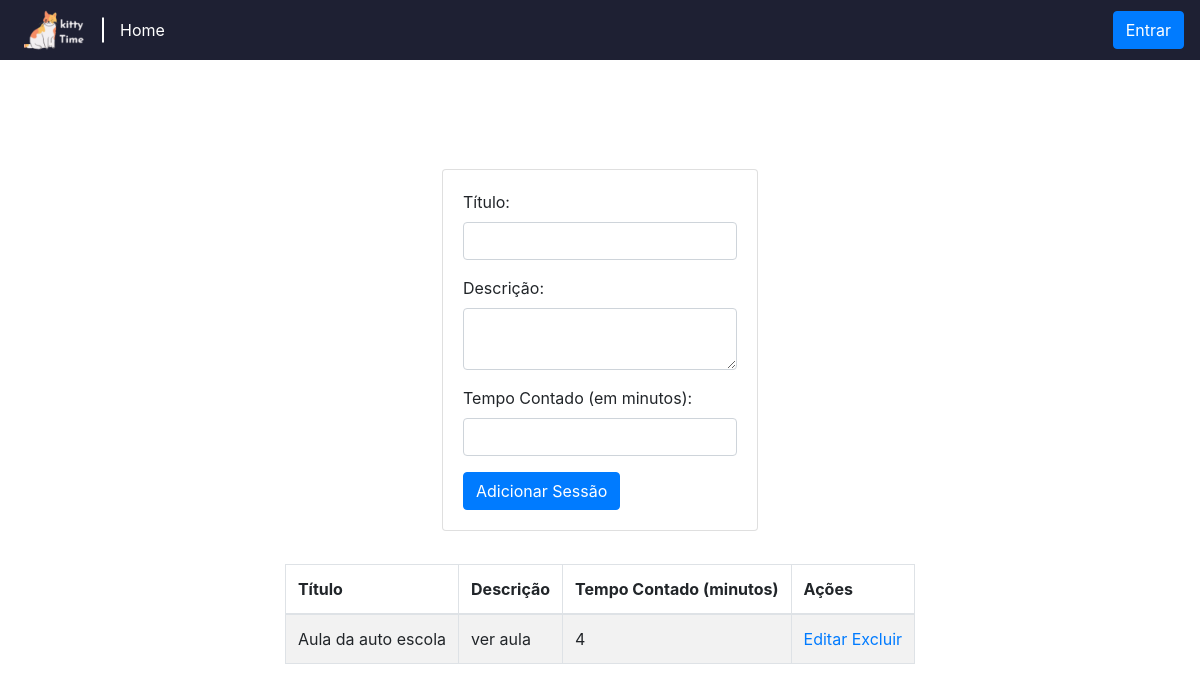
The app's page /sessao/lista/, older data.
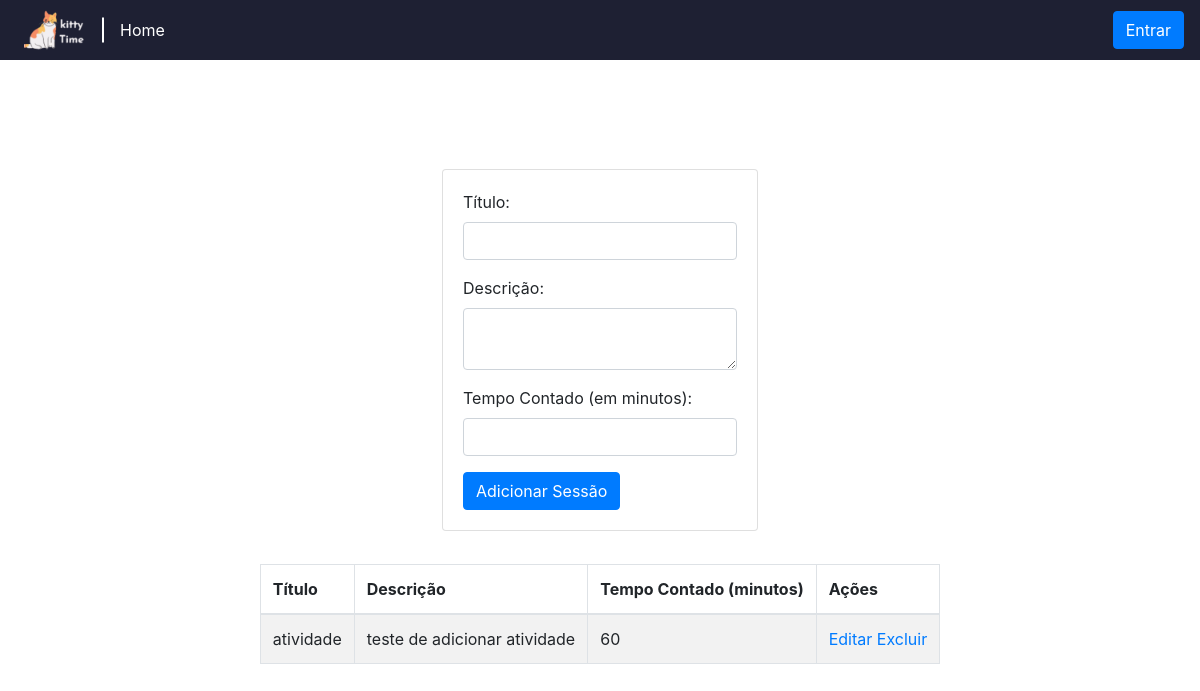
The same page, newer data.
### kittyapp/models.py (models this page shows, shortened)
class SessaoEstudo(models.Model):
    titulo = models.CharField(max_length=100)
    descricao = models.TextField()
    tempo_contado = models.PositiveIntegerField()

### kittyapp/views.py (the view)
# urls.py: path('sessao/lista/', views.lista_sessoes, name='lista_sessoes'),
def lista_sessoes(request):
    sessoes = SessaoEstudo.objects.all()
    return render(request, 'sessao.html', {'sessoes': sessoes})

### kittyapp/templates/sessao.html (shortened to what this page needs)
<!DOCTYPE html>
<html>
<head>
    {% load static %}
    <link rel="stylesheet" href="https://cdn.jsdelivr.net/npm/bootstrap@4.3.1/dist/css/bootstrap.min.css">
    <link rel="stylesheet" href="{% static 'css/sessao.css' %}">
</head>
<body>
    <header>
        <div class='container'>
            <nav class="navbar fixed-top navbar-expand-lg navbar-dark">
                <div class="collapse navbar-collapse" id="navbarSupportedContent">
                    <ul class="navbar-nav mr-auto">
                        <li class="nav-item">
                            <a class="nav-link" href="{% url 'home' %}">
                                <img style="height: 60px;" src="{% static 'kittyapp/logo4.png' %}" alt="Logo">
                            </a>
                        </li>
                        <li class="nav-item nav-sessao">
                            <a class="nav-link" href="{% url 'home' %}">Home</a>
                        </li>
                    </ul>
                    {% if user.is_authenticated %}
                        <div class="navbar-text mr-3">Bem-vindo(a), {{ user.username }}</div>
                        <a class="btn btn-primary" href="{% url 'logout' %}">Sair</a>
                    {% else %}
                        <a class="btn btn-primary" href="{% url 'login' %}">Entrar</a>
                    {% endif %}
                </div>
            </nav>
        </div>
    </header>
    <div class="card mt-5 mx-auto" style="max-width: 400px;">
        <div class="card-body">
            <form method="post" action="{% url 'adicionar_sessao' %}">
                <div class="form-group">
                    <label for="titulo">Título:</label>
                    <input type="text" class="form-control" name="titulo" required>
                </div>
                <div class="form-group">
                    <label for="descricao">Descrição:</label>
                    <textarea class="form-control" name="descricao" required></textarea>
                </div>
                <div class="form-group">
                    <label for="tempo_contado">Tempo Contado (em minutos):</label>
                    <input type="number" class="form-control" name="tempo_contado" required>
                </div>
                <button type="submit" class="btn btn-primary">Adicionar Sessão</button>
            </form>
        </div>
    </div>
    <table class="table table-bordered table-striped">
        <thead>
            <tr>
                <th>Título</th>
                <th>Descrição</th>
                <th>Tempo Contado (minutos)</th>
                <th>Ações</th>
            </tr>
        </thead>
        <tbody>
            {% for sessao in sessoes %}
            <tr>
                <td>{{ sessao.titulo }}</td>
                <td>{{ sessao.descricao }}</td>
                <td>{{ sessao.tempo_contado }}</td>
                <td>
                    <a href="{% url 'atualizar_sessao' sessao.id %}">Editar</a>
                    <a href="{% url 'excluir_sessao' sessao.id %}">Excluir</a>
                </td>
            </tr>
            {% endfor %}
        </tbody>
    </table>
</body>
</html>

### kittyapp/static/css/sessao.css (style rules this page uses)
body, html { margin: 0; padding: 0; height: 100%; display: flex; flex-direction: column; align-items: center; justify-content: center; }
.container { background-color: #1e2033; }
.navbar { height: 60px; background: #1e2033; position: fixed; top: 0; left: 0; width: 100%; z-index: 2; }
.navbar-dark .navbar-nav .nav-link { color: rgba(255, 255, 255, 1)!important; }
.nav-sessao { margin-left: 20px; }
.nav-sessao a { color: #fff; font-size: 16px; text-decoration: none; padding: 12px 24px; border-radius: 25px; }
.nav-sessao a { display: flex; align-items: center; height: 100%; position: relative; }
.nav-sessao a::before { content: ""; position: absolute; top: 50%; left: -10px; width: 2px; height: 25px; background-color: #fff; transform: translateY(-50%); }

Row changes from the older to the newer data that the page shows:
removed SessaoEstudo: titulo "Aula da auto escola", descricao "ver aula", tempo_contado "4"
added SessaoEstudo: titulo "atividade", descricao "teste de adicionar atividade", tempo_contado "60"
